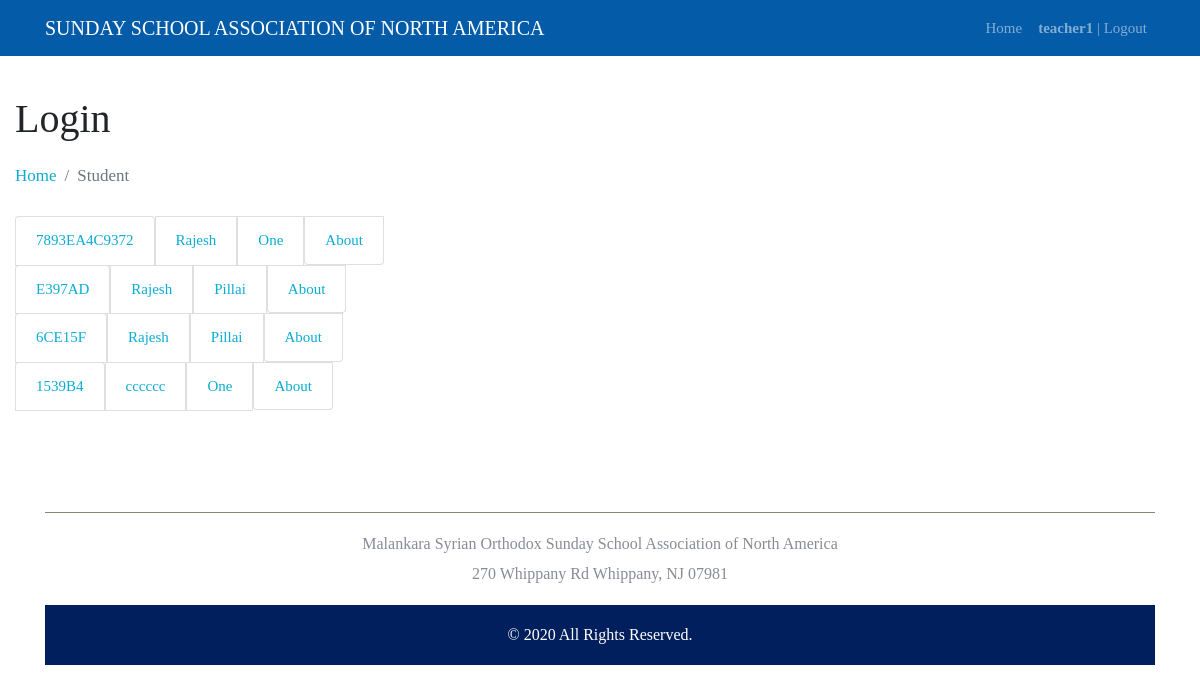
Screenshot of /student (signed in) with the database file from the repository.
### exam/models.py (models this page shows, shortened)
class User(AbstractUser):
    is_student = models.BooleanField(default=False)
    email = models.EmailField(unique=True)

class Student(models.Model):
    user = models.OneToOneField(User, on_delete=models.CASCADE,)
    school = models.ForeignKey(School, on_delete=models.CASCADE, related_name='school')
    gender = models.CharField(max_length=10, default='')
    age = models.IntegerField( default=0)
    address = models.CharField(max_length=255, default='')
    address2 = models.CharField(max_length=255, default='')
    city = models.CharField(max_length=255, default='')
    state = models.CharField(max_length=255, default='')
    zipcode = models.IntegerField( default=0)
    phoneno = models.CharField( default='', max_length=15,)
    score = models.IntegerField(default=0)
    accademicYear = models.IntegerField( default=0)
    is_approved = models.BooleanField(default=False)
    status = models.IntegerField( default=0)

### exam/views/student.py (the view)
# urls.py: path('student', StudentHome.as_view(), name='student'),
@method_decorator([login_required], name='dispatch')
class StudentHome(ListView):
    context_object_name = 'students'
    model = Student
    template_name = 'students/home.html'
    def get_context_data(self, **kwargs):
        context = super().get_context_data(**kwargs)
        context['test'] = 'Test Context passing'
        return context

### templates/students/home.html (shortened to what this page needs)
{% extends 'baseexam.html' %}
{% block content %}
<div style="min-height: 55vh;">
<br>
<div class="row">
  <h1 class="header-title mt-3">Login</h1>
  {% include 'includes/breadcrumb.html' %}
  <div class="col-12">
    {% for student in students %}
      <ul class="d-flex flex-wrap">
        <li class="list-group-item"><a href="#home">{{student.user.username}}</a></li>
        <li class="list-group-item"><a href="#news">{{student.user.first_name}}</a></li>
        <li class="list-group-item" ><a href="#contact">{{student.user.last_name}}</a></li>
        <li class="list-group-item"><a href="#about">About</a></li>
      </ul>
    {% empty %}
      <div class="col-sm-6"><p class="text-warning">No student matched your search.</p></div>
    {% endfor %}
    </div>
</div>
{% endblock %}

### templates/baseexam.html (shortened to what this page needs)
{% load static %}<!DOCTYPE html>
<html lang="en">
<head>
  <link href="{% static 'css/bootstrap.min.css' %}" rel="stylesheet">
  <link href="{% static 'css/app-sample.css' %}" rel="stylesheet">
</head>
<body>
 {% include 'includes/navexam.html' %}
  <div class="container site-container">
    <div class="row">
      <div class="col-lg-12 text-center">
        {% block content %}
        {% endblock %}
      </div>
    </div>
  </div>
{% include 'includes/footerexam.html' %}

### templates/includes/navexam.html (shortened to what this page needs)
{% with url_name=request.resolver_match.url_name %}
<nav class="navbar navbar-expand-lg navbar-dark bg-brown static-top" style="background-color: #045ba8 !important;">
    <div class="container">
        <a class="navbar-brand" href="{% url 'home' %}">SUNDAY SCHOOL ASSOCIATION OF NORTH AMERICA </a>
        <div class="collapse navbar-collapse" id="navbarResponsive">
            <ul class="navbar-nav ml-auto">
               {% if user.is_staff %}
                <li class="nav-item {% if url_name == 'teacher' %} active {% endif %}">
                    <a class="nav-link" href="{% url 'teacher' %}">Home
                    </a>
                </li>
                {% endif %}
                {% if user.is_authenticated %}
                <li class="nav-item">
                     <a class="nav-link {% if url_name == 'studentlogout' %} active {% endif %}"
                        href="{% url 'studentlogout' %}"> <strong>{{ user.username }}</strong> | Logout</a>
                </li>
                {% endif %}
            </ul>
        </div>
    </div>
</nav>
{% endwith %}

### templates/includes/breadcrumb.html
{% with url_name=request.resolver_match.url_name %}
<div class="container ml-0 pl-0">
<nav aria-label="breadcrumb">
  <ol class="breadcrumb" style="float:left;background-color:transparent;font-size:17px">
    <li class="breadcrumb-item"><a href="{% url 'home' %}">Home</a></li>
    <li class="breadcrumb-item active" aria-current="page">{{ url_name|title }}</li>
  </ol>
</nav>
</div>
{% endwith %}

### templates/includes/footerexam.html (shortened to what this page needs)
{% load static %}
<footer>
  <hr>
  <div>
    <p class="contact-info" style="text-align: center;">Malankara Syrian Orthodox Sunday School Association of
      North America
    <br>270 Whippany Rd
        Whippany, NJ 07981
        <br>
  </div>
  <div style="width: 100%; background-color:#138ad9;">
    <div class="tg-footerbarexam">
      <div class="container">
        <div class="row">
          <div class="col-xs-12">
            <div class="tg-copyrights">
              <p style="margin-bottom:0px;color:#fff">
                <font style="vertical-align: inherit;">
                  <font style="vertical-align: inherit;">© 2020 All Rights Reserved. </font>
                </font>
              </p>
            </div>
          </div>
        </div>
      </div>
    </div>
</footer>
</body>
</html>

### static/css/app-sample.css (style rules this page uses)
body { font-family:HelveticaNowText-Regular; position:relative; font-weight:400; font-size:15px }
ul { padding:0; margin:0 }
li { list-style:none }
p { font-size:16px; line-height:30px; color:#898b96; font-weight:300 }
a { color:#0bacd3 }
.col-1, .col-2, .col-3, .col-4, .col-5, .col-6, .col-7, .col-8, .col-9, .col-10, .col-11, .col-12, .col, .col-auto, .col-sm-1, .col-sm-2, .col-sm-3, .col-sm-4, .col-sm-5, .col-sm-6, .col-sm-7, .col-sm-8, .col-sm-9, .col-sm-10, .col-sm-11, .col-sm-12, .col-sm, .col-sm-auto, .col-md-1, .col-md-2, .col-md-3, .col-md-4, .col-md-5, .col-md-6, .col-md-7, .col-md-8, .col-md-9, .col-md-10, .col-md-11, .col-md-12, .col-md, .col-md-auto, .col-lg-1, .col-lg-2, .col-lg-3, .col-lg-4, .col-lg-5, .col-lg-6, .col-lg-7, .col-lg-8, .col-lg-9, .col-lg-10, .col-lg-11, .col-lg-12, .col-lg, .col-lg-auto, .col-xl-1, .col-xl-2, .col-xl-3, .col-xl-4, .col-xl-5, .col-xl-6, .col-xl-7, .col-xl-8, .col-xl-9, .col-xl-10, .col-xl-11, .col-xl-12, .col-xl, .col-xl-auto { padding-left: 0px; padding-right: 0px; }
.tg-footerbarexam { width: 100%; float: left; background: #011f5c; padding: 15px 0; }
.tg-copyrights { text-align: center; }
.col-xs-12 { width: 100%; }
.breadcrumb { padding: .75rem 0rem; }
hr { margin-top: 1rem; margin-bottom: 1rem; border: 0; border-top: 1px solid rgb(139, 133, 115); }
.bg-brown { background-color: #7f5604 !important }
.site-container { display: flex; flex-direction: column; min-height: 80vh; }

### rows the page displays
User: username "teacher1"
Student: user.username "7893EA4C9372", user.first_name "Rajesh", user.last_name "One"
Student: user.username "E397AD", user.first_name "Rajesh", user.last_name "Pillai"
Student: user.username "6CE15F", user.first_name "Rajesh", user.last_name "Pillai"
Student: user.username "1539B4", user.first_name "cccccc", user.last_name "One"

### other values shown
{{ url_name|title }} "Student"
